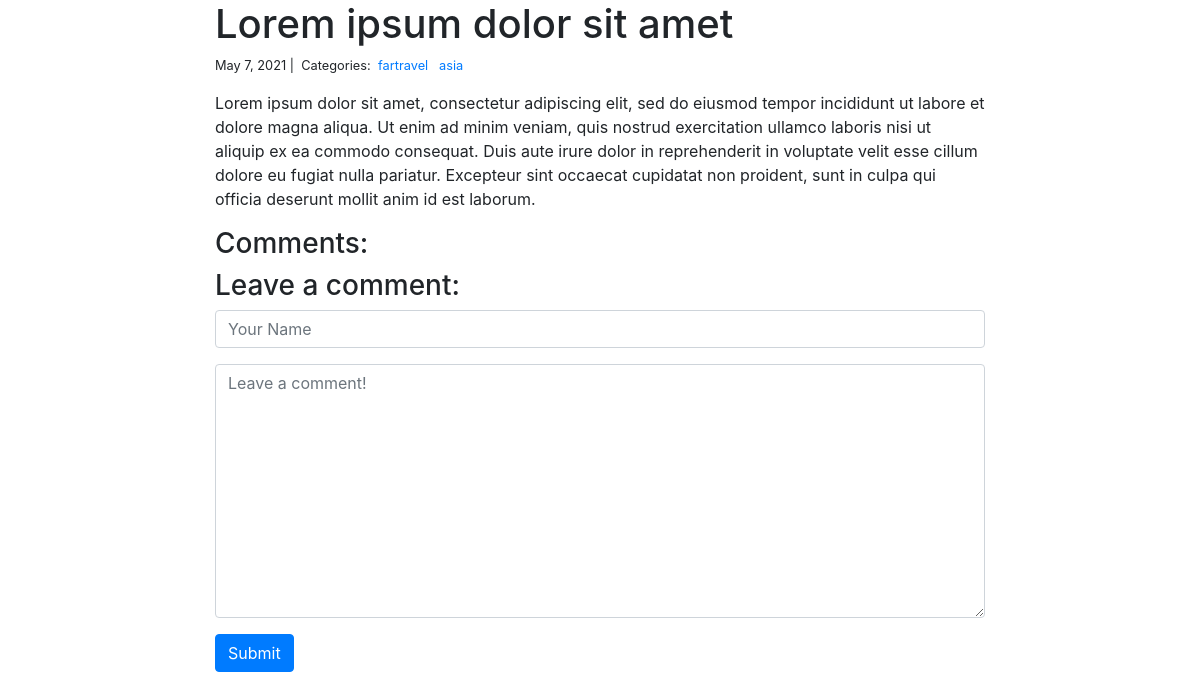
Page /blog/1/ on the committed database.
### blog/models.py (models this page shows)
class Post(models.Model):
    title = models.CharField(max_length=255)
    body = models.TextField()
    created_on = models.DateTimeField(auto_now_add=True)
    last_modified = models.DateTimeField(auto_now=True)
    categories = models.ManyToManyField('Category', related_name='posts')

class Category(models.Model):
    name = models.CharField(max_length=20)

### blog/views.py (the view, shortened to what this page needs)
# urls.py: path("<int:pk>/", views.blog_detail, name="blog_detail"),
def blog_detail(request, pk):
    post = Post.objects.get(pk=pk)
    form = CommentForm()
    comments = Comment.objects.filter(post=post)
    context = {
        "post": post,
        "comments": comments,
        "form": form,
    }
    return render(request, "blog_detail.html", context)

### blog/forms.py
class CommentForm(forms.Form):
    author = forms.CharField(
        max_length=60,
        widget=forms.TextInput(attrs={
            "class": "form-control",
            "placeholder": "Your Name"
        })
    )
    body = forms.CharField(widget=forms.Textarea(
        attrs={
            "class": "form-control",
            "placeholder": "Leave a comment!"
        })
    )

### blog/templates/blog_detail.html (shortened to what this page needs)
{% extends "base.html" %}
{% block page_content %}
<div class="col-md-8 offset-md-2">
    <h1>{{ post.title }}</h1>
    <small>
        {{ post.created_on.date }} |&nbsp;
        Categories:&nbsp;
        {% for category in post.categories.all %}
        <a href="{% url 'blog_category' category.name %}">
            {{ category.name }}
        </a>&nbsp;
        {% endfor %}
    </small>
    <p>{{ post.body | linebreaks }}</p>
    <h3>Comments:</h3>
    <h3>Leave a comment:</h3>
    <form action="/blog/{{ post.pk }}/" method="post">
        <div class="form-group">
            {{ form.author }}
        </div>
        <div class="form-group">
            {{ form.body }}
        </div>
        <button type="submit" class="btn btn-primary">Submit</button>
    </form>
</div>
{% endblock %}

### rows in the picture
Post: title "Lorem ipsum dolor sit amet", created_on "May 7, 2021", body "Lorem ipsum dolor sit amet, consectetur adipiscing elit, sed do eiusmod tempor incididunt ut labore et dolore magna aliqua. Ut enim ad minim veniam, quis nostrud exercitation ullamco laboris nisi ut aliquip ex ea commodo consequat. Duis aute irure dolor in reprehenderit in voluptate velit esse cillum dolore eu fugiat nulla pariatur. Excepteur sint occaecat cupidatat non proident, sunt in culpa qui officia deserunt mollit anim id est laborum."
Category: name "fartravel"
Category: name "asia"
